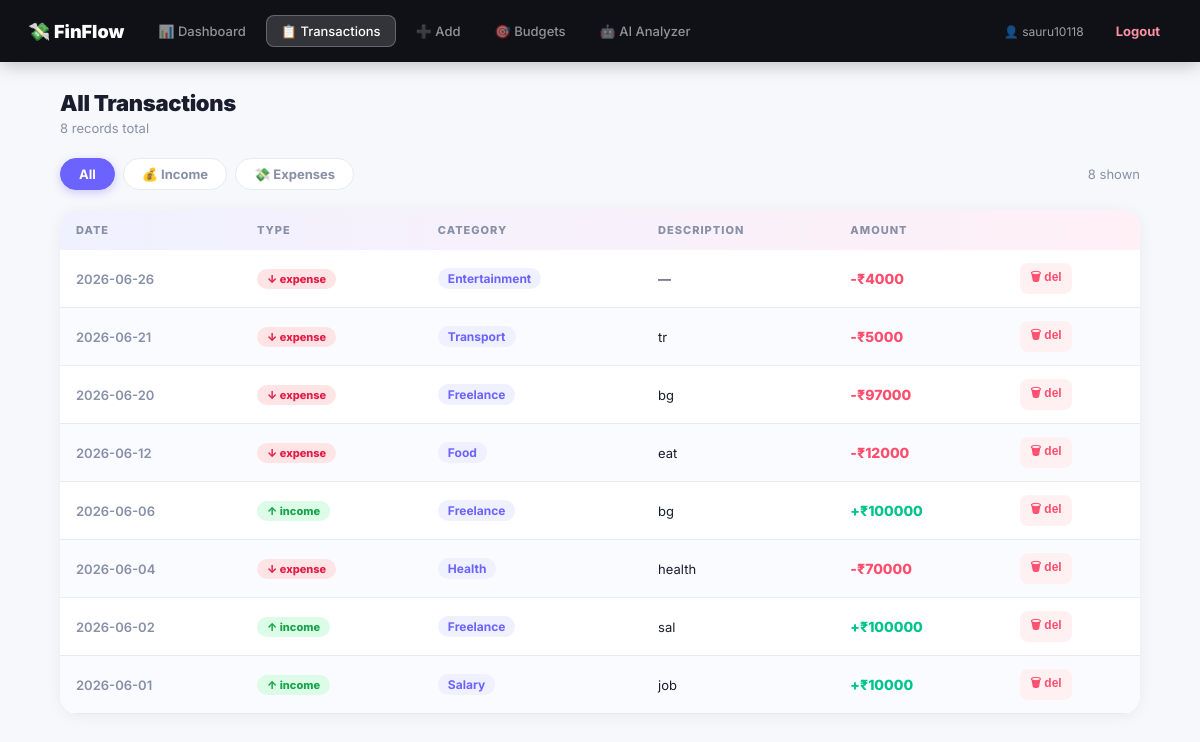
The page /transactions (signed in) on the database its author committed.
### app.py (models this page shows)
class Transaction(db.Model):
    __tablename__ = "transactions"
    id: Mapped[int] = mapped_column(Integer, primary_key=True, autoincrement=True)
    user_id: Mapped[int] = mapped_column(Integer, ForeignKey("users.id"), nullable=False)
    type: Mapped[str] = mapped_column(String, nullable=False)
    amount: Mapped[float] = mapped_column(Float, nullable=False)
    category: Mapped[str] = mapped_column(String, nullable=False)
    description: Mapped[str] = mapped_column(String, nullable=True)
    date: Mapped[str] = mapped_column(String, nullable=False)
    created_at: Mapped[str] = mapped_column(String, nullable=False)
    def to_dict(self):
        return {c.name: getattr(self, c.name) for c in self.__table__.columns}

### app.py (the view)
@app.route("/transactions")
@login_required
def transactions_page():
    uid = session["user_id"]
    filt = request.args.get("filter", "all")
    query = db.select(Transaction).where(Transaction.user_id == uid).order_by(Transaction.date.desc())
    if filt in ("income", "expense"):
        query = query.where(Transaction.type == filt)
    txns_objs = db.session.execute(query).scalars().all()
    txns = [t.to_dict() for t in txns_objs]
    return render_template("transactions.html", transactions=txns, filt=filt, username=session.get("username"))

### app.py (called while the page is built)
def login_required(f):
    @wraps(f)
    def wrapper(*args, **kwargs):
        if "user_id" not in session:
            return redirect(url_for("login"))
        return f(*args, **kwargs)
    return wrapper

### templates/transactions.html (shortened to what this page needs)
{% extends "base.html" %}
{% block content %}
<div class="section-title">All Transactions</div>
<div class="section-sub">{{ transactions|length }} records {{ 'matching filter' if filt != 'all' else 'total' }}</div>
<div class="filter-row">
  <a href="{{ url_for('transactions_page', filter='all') }}" class="filter-btn all {{ 'active all' if filt=='all' }}">All</a>
  <a href="{{ url_for('transactions_page', filter='income') }}" class="filter-btn income {{ 'active income' if filt=='income' }}">💰 Income</a>
  <a href="{{ url_for('transactions_page', filter='expense') }}" class="filter-btn expense {{ 'active expense' if filt=='expense' }}">💸 Expenses</a>
  <span class="filter-count">{{ transactions|length }} shown</span>
</div>
<div class="table-wrap">
  <table>
    <thead>
      <tr><th>Date</th><th>Type</th><th>Category</th><th>Description</th><th>Amount</th><th></th></tr>
    </thead>
    <tbody>
      {% for t in transactions %}
      <tr>
        <td style="color:#8890a8; font-weight:600;">{{ t.date }}</td>
        <td><span class="badge {{ t.type }}">{{ '↑' if t.type=='income' else '↓' }} {{ t.type }}</span></td>
        <td><span class="cat-pill">{{ t.category }}</span></td>
        <td>{{ t.description or '—' }}</td>
        <td class="amount-{{ t.type }}">{{ '+' if t.type=='income' else '-' }}₹{{ "%.0f"|format(t.amount) }}</td>
        <td>
          <form method="POST" action="{{ url_for('delete_transaction', txn_id=t.id) }}" onsubmit="return confirm('Delete this transaction?');">
            <button type="submit" class="del-btn">🗑 del</button>
          </form>
        </td>
      </tr>
      {% else %}
      <tr><td colspan="6" style="text-align:center; color:#8890a8; padding:30px;">No transactions yet. <a href="{{ url_for('add_transaction') }}" style="color:#6c63ff; font-weight:700;">Add one →</a></td></tr>
      {% endfor %}
    </tbody>
  </table>
</div>
{% endblock %}

### static/style.css (style rules this page uses)
* { margin:0; padding:0; box-sizing:border-box; }
body { font-family: 'Inter', system-ui, sans-serif; background: #f7f8fc; color: #1a1d2e; min-height: 100vh; }
a { text-decoration: none; color: inherit; }
.section-title { font-size: 22px; font-weight: 900; margin-bottom: 4px; letter-spacing: -0.3px; }
.section-sub { font-size: 13px; color: #8890a8; margin-bottom: 22px; }
.table-wrap { background: #fff; border-radius: 18px; overflow: hidden; box-shadow: 0 2px 16px rgba(0,0,0,0.06); }
table { width: 100%; border-collapse: collapse; }
thead { background: linear-gradient(90deg,#f0f1ff,#fff0f6); }
th { text-align: left; padding: 13px 16px; font-size: 11px; color: #8890a8; font-weight: 800; text-transform: uppercase; letter-spacing: 1px; }
td { padding: 13px 16px; font-size: 13px; border-bottom: 1px solid #e8eaf0; }
tr:nth-child(even) td { background: #fafbff; }
.badge { display: inline-flex; align-items:center; gap:4px; padding: 3px 10px; border-radius: 99px; font-size: 11px; font-weight: 800; }
.badge.income { background: #dcfce7; color: #16a34a; }
.badge.expense { background: #ffe4e6; color: #e11d48; }
.cat-pill { display:inline-flex; align-items:center; background:#f0f1ff; color:#6c63ff; padding:3px 10px; border-radius:99px; font-size:12px; font-weight:700; }
.amount-income { color: #00c48c; font-weight: 800; font-size: 14px; }
.amount-expense { color: #ff4d6d; font-weight: 800; font-size: 14px; }
.del-btn { background: #fff0f1; border: none; color: #ff4d6d; cursor: pointer; font-size: 12px; padding: 5px 10px; border-radius: 8px; font-weight: 700; }
.filter-row { display: flex; gap: 8px; margin-bottom: 20px; flex-wrap: wrap; align-items:center; }
.filter-btn { background: #fff; color: #8890a8; border: 1.5px solid #e8eaf0; border-radius: 99px; padding: 7px 18px; cursor: pointer; font-size: 13px; font-weight: 700; transition: all .15s; }
.filter-btn.active.all { background: #6c63ff; color: #fff; border-color: #6c63ff; box-shadow: 0 3px 10px rgba(108,99,255,.3); }
.filter-count { margin-left: auto; font-size: 13px; color: #8890a8; }

### rows shown on the page
Transaction: date "2026-06-26", type "↓", type "expense", category "Entertainment", description "—", type "-", amount "4000"
Transaction: date "2026-06-21", type "↓", type "expense", category "Transport", description "tr", type "-", amount "5000"
Transaction: date "2026-06-20", type "↓", type "expense", category "Freelance", description "bg", type "-", amount "97000"
Transaction: date "2026-06-12", type "↓", type "expense", category "Food", description "eat", type "-", amount "12000"
Transaction: date "2026-06-06", type "↑", type "income", category "Freelance", description "bg", type "+", amount "100000"
Transaction: date "2026-06-04", type "↓", type "expense", category "Health", description "health", type "-", amount "70000"
Transaction: date "2026-06-02", type "↑", type "income", category "Freelance", description "sal", type "+", amount "100000"
Transaction: date "2026-06-01", type "↑", type "income", category "Salary", description "job", type "+", amount "10000"

### other values the page prints
{{ username }} "sauru10118"
{{ transactions|length }} "8"
{{ 'matching filter' if filt != 'all' else 'total' }} "total"
